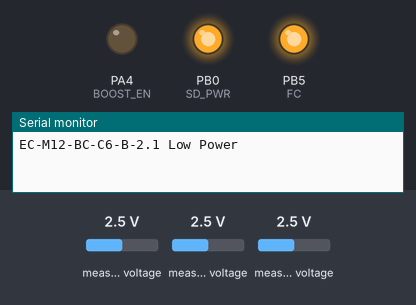
A sketch run on a simulated STM32 Blue Pill. On the bench: output pins drawn as LEDs (lit = HIGH), the last lines printed to the serial monitor. The test bench sets the inputs (shaded band); at power-on: measured voltage 2.5 V. The local clock reads 2024-03-15 10:24:30 at power-on unless the sketch sets it; storage starts empty; pins used as bus, display or sensor lines are not drawn. At 26.8 s the program puts the board to deep sleep or switches it off; the recording ends there.

Above: at 0.6 s.
At 8.0 s:
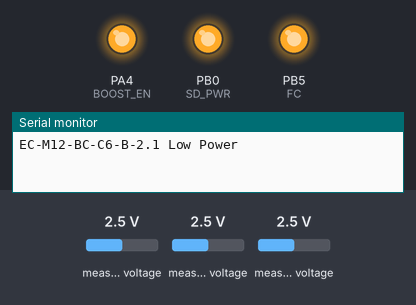
At 16.6 s:
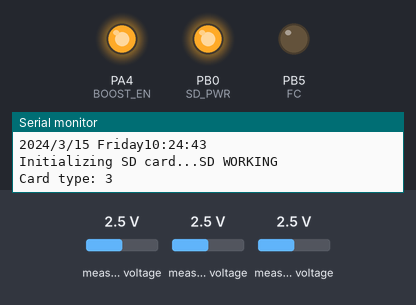
At 22.8 s:
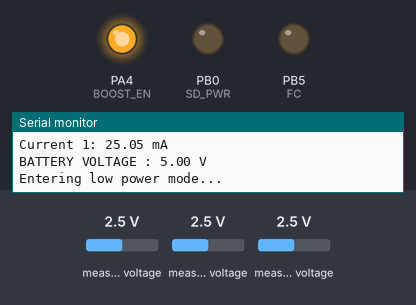
At 23.8 s:
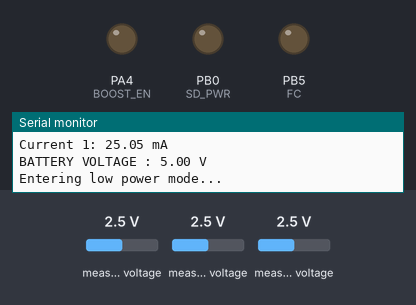
Timing chart, 0 to 25.3 s (numbered marks = the images above):
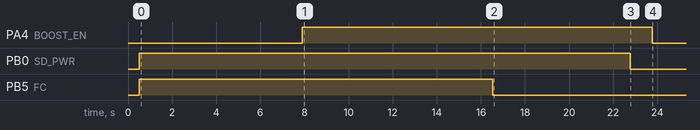

The sketch:

EC-M12-BC-C6-A_TEST_CODE.ino
```cpp
/*
 * EC-M12-BC-C6-B-2.1 Low Power
 */

#include <STM32LowPower.h>
#include <Wire.h>
#include <Adafruit_ADS1X15.h>
#include "RTClib.h"
#include <SPI.h>
#include "SD.h"

#define RS485_RX PB7
#define RS485_TX PB6
#define FC PB5

#define SCL_PIN PA9
#define SDA_PIN PA10

#define GSM_POWER PC13
#define GSM_TX PA2
#define GSM_RX PA3

#define MISO_PIN PA6
#define MOSI_PIN PA7
#define SCLK_PIN PA5

#define BOOST_EN PA4
#define SD_PWR PB0

// SD Paramerters
#define SD_chipSelect PA0
Sd2Card card;
SdVolume volume;
SdFile root;

TwoWire Wire2(SDA_PIN, SCL_PIN);

//                      RX    TX
HardwareSerial Serial1(RS485_RX, RS485_TX);
HardwareSerial Serial2(GSM_RX, GSM_TX);

RTC_DS3231 rtc;
char daysOfTheWeek[7][12] = {"Sunday", "Monday", "Tuesday", "Wednesday", "Thursday", "Friday", "Saturday"};

Adafruit_ADS1115 ads1;
const float V_Factor = 3.3 / 1.65;
const float mA_Factor = 4.096 / 3269.826;

uint32_t ShutdownPeriod = 30000;     //Shutdown period in milliseconds


void setup() {
  Serial.begin(9600);
  delay(500);
  pinMode(FC, OUTPUT);
  pinMode(GSM_POWER, OUTPUT);
  pinMode(BOOST_EN, OUTPUT);
  pinMode(SD_PWR, OUTPUT);
  Serial.println("EC-M12-BC-C6-B-2.1 Low Power");

  digitalWrite(SD_PWR, HIGH);

  digitalWrite(FC, HIGH);
  delay(1000);
  digitalWrite(BOOST_EN, LOW);     // Disable RS485 / INA196 / Booster
  delay(1000);
//  digitalWrite(GSM_POWER, HIGH);   // Turn off GSM
//  delay(2000);

  LowPower.begin();                   //Initiate low power mode

  Serial1.begin(9600);
  delay(100);
  Serial2.begin(9600);
  delay(100);

  SPI.begin();
  delay(2000);

  digitalWrite(GSM_POWER, HIGH);   // Set GSM_RESET pin LOW to reset
  delay(200);                     // Hold reset for 200ms
  digitalWrite(GSM_POWER, LOW);  // Release reset
  delay(2000);

  Wire2.begin();
  delay(1000);

  if (!ads1.begin(0x49)) {
    Serial.println("Failed to initialize ADS 1 .");
    while (1);
  }
  ads1.setGain(GAIN_ONE);  // 1x gain +/- 4.096V  (1 bit = 0.125mV)

  digitalWrite(BOOST_EN, HIGH);     // Enable RS485 / INA196 / Booster / SD Card
  delay(500);

  I2C_SCAN();
  delay(1000);

  RTC_Check();
  delay(1000);

  SD_CHECK();
  delay(1000);

}

void loop() {

  digitalWrite(SD_PWR, HIGH);
  digitalWrite(FC, HIGH);                  // Make FLOW CONTROL pin HIGH
  Serial1.println("RS485 01 SUCCESS");     // Send RS485 SUCCESS serially
  delay(100);                              // Wait for transmission of data
  digitalWrite(FC, LOW);                   // Receiving mode ON
  delay(100);
  while (Serial1.available()) {  // Check if data is available
    char c = Serial1.read();     // Read data from RS485
    Serial.write(c);             // Print data on serial monitor
  }
  delay(100);

  while (Serial.available()) {
    int inByte = Serial.read();
    Serial2.write(inByte);
  }

  while (Serial2.available()) {
    int inByte = Serial2.read();
    Serial.write(inByte);
  }

  float current0 = ads1.readADC_SingleEnded(1) * mA_Factor;
  float current1 = ads1.readADC_SingleEnded(0) * mA_Factor;
  float voltage2 = (ads1.readADC_SingleEnded(2) * 4.096 / 32767.0) * V_Factor;

  Serial.print("Current 0: "); Serial.print(current0); Serial.println(" mA");
  Serial.print("Current 1: "); Serial.print(current1); Serial.println(" mA");
  Serial.print("BATTERY VOLTAGE : "); Serial.print(voltage2); Serial.println(" V");

  delay(2000);
  Serial.println("Entering low power mode...");

  delay(1000);
  SPI.end();
  delay(1000);
  Wire2.end();
  delay(1000);

  digitalWrite(FC, LOW);
  delay(1000);
  digitalWrite(SD_PWR, LOW);
  delay(1000);
  digitalWrite(BOOST_EN, LOW);     // Disable RS485 / INA196 / Booster / SD Card
  delay(1000);
  digitalWrite(GSM_POWER, HIGH);   // Turn off GSM
  delay(2000);
  LowPower.shutdown(ShutdownPeriod);         //Enters to the shutdown mode for 2 min.

}

void displayTime(void) {
  DateTime now = rtc.now();

  Serial.print(now.year(), DEC);
  Serial.print('/');
  Serial.print(now.month(), DEC);
  Serial.print('/');
  Serial.print(now.day(), DEC);
  Serial.print(" ");
  Serial.print(daysOfTheWeek[now.dayOfTheWeek()]);

  Serial.print(now.hour(), DEC);
  Serial.print(':');
  Serial.print(now.minute(), DEC);
  Serial.print(':');
  Serial.print(now.second(), DEC);
  Serial.println();
  delay(1000);

}

void RTC_Check(){
  if (! rtc.begin()) {
    Serial.println("Couldn't find RTC");
  }
 else{
 if (rtc.lostPower()) {

    Serial.println("RTC lost power, lets set the time!");
    rtc.adjust(DateTime(F(__DATE__), F(__TIME__)));

  }

  int a=1;
  while(a<6)
  {
  displayTime();   // printing time function for oled
  a=a+1;
  }
 }
}

void SD_CHECK(){
  Serial.print("\nInitializing SD card...");
   if (!card.init(SPI_HALF_SPEED, SD_chipSelect))
    {   Serial.println("CARD NOT FOUND");
    }
    else
    {
      Serial.println("SD WORKING");
    }

    Serial.print("\nCard type: ");
    Serial.println(card.type());
    if (!volume.init(card)) {
      Serial.println("Could not find FAT16/FAT32 partition.\nMake sure you've formatted the card");
      return;
    }
    if (!SD.begin(SD_chipSelect)) {
      Serial.println("Card failed, or not present");
      // don't do anything more:
      return;
    }

}
void I2C_SCAN() {
  byte error, address;
  int deviceCount = 0;

  Serial.println("Scanning...");

  for (address = 1; address < 127; address++) {
    Wire2.beginTransmission(address);
    error = Wire2.endTransmission();

    if (error == 0) {
      Serial.print("I2C device found at address 0x");
      if (address < 16) {
        Serial.print("0");
      }
      Serial.print(address, HEX);
      Serial.println("  !");

      deviceCount++;
      delay(1);  // Wait for a moment to avoid overloading the I2C bus
    }
    else if (error == 4) {
      Serial.print("Unknown error at address 0x");
      if (address < 16) {
        Serial.print("0");
      }
      Serial.println(address, HEX);
    }
  }

  if (deviceCount == 0) {
    Serial.println("No I2C devices found\n");
  }
  else {
    Serial.println("Scanning complete\n");
  }
}
```

Measured:
- by itself, PA4 (BOOST_EN): HIGH → LOW at 23.8 s
- by itself, PB0 (SD_PWR): HIGH → LOW at 22.8 s
- by itself, PB5 (FC): HIGH → LOW at 16.5 s
